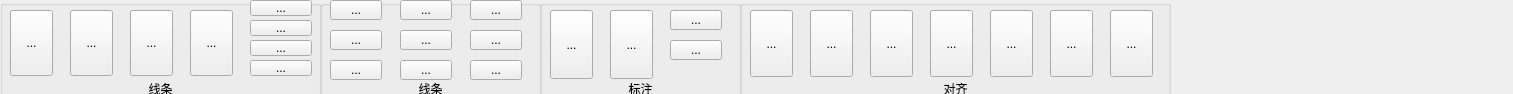
<?xml version="1.0" encoding="UTF-8"?>
<ui version="4.0">
 <class>Tab1</class>
 <widget class="QWidget" name="Tab1">
  <property name="geometry">
   <rect>
    <x>0</x>
    <y>0</y>
    <width>1513</width>
    <height>94</height>
   </rect>
  </property>
  <property name="windowTitle">
   <string>Form</string>
  </property>
  <widget class="QGroupBox" name="groupBox">
   <property name="geometry">
    <rect>
     <x>0</x>
     <y>0</y>
     <width>321</width>
     <height>131</height>
    </rect>
   </property>
   <property name="title">
    <string/>
   </property>
   <widget class="QToolButton" name="toolButton_8">
    <property name="geometry">
     <rect>
      <x>250</x>
      <y>60</y>
      <width>62</width>
      <height>16</height>
     </rect>
    </property>
    <property name="text">
     <string>...</string>
    </property>
   </widget>
   <widget class="QToolButton" name="toolButton_6">
    <property name="geometry">
     <rect>
      <x>250</x>
      <y>20</y>
      <width>62</width>
      <height>16</height>
     </rect>
    </property>
    <property name="text">
     <string>...</string>
    </property>
   </widget>
   <widget class="QToolButton" name="toolButton_2">
    <property name="geometry">
     <rect>
      <x>70</x>
      <y>10</y>
      <width>43</width>
      <height>66</height>
     </rect>
    </property>
    <property name="text">
     <string>...</string>
    </property>
   </widget>
   <widget class="QToolButton" name="toolButton_5">
    <property name="geometry">
     <rect>
      <x>250</x>
      <y>0</y>
      <width>62</width>
      <height>16</height>
     </rect>
    </property>
    <property name="text">
     <string>...</string>
    </property>
   </widget>
   <widget class="QToolButton" name="toolButton_7">
    <property name="geometry">
     <rect>
      <x>250</x>
      <y>40</y>
      <width>62</width>
      <height>16</height>
     </rect>
    </property>
    <property name="text">
     <string>...</string>
    </property>
   </widget>
   <widget class="QToolButton" name="toolButton_4">
    <property name="geometry">
     <rect>
      <x>190</x>
      <y>10</y>
      <width>43</width>
      <height>66</height>
     </rect>
    </property>
    <property name="text">
     <string>...</string>
    </property>
   </widget>
   <widget class="QToolButton" name="toolButton_3">
    <property name="geometry">
     <rect>
      <x>130</x>
      <y>10</y>
      <width>43</width>
      <height>66</height>
     </rect>
    </property>
    <property name="text">
     <string>...</string>
    </property>
   </widget>
   <widget class="QToolButton" name="toolButton">
    <property name="geometry">
     <rect>
      <x>10</x>
      <y>10</y>
      <width>43</width>
      <height>66</height>
     </rect>
    </property>
    <property name="text">
     <string>...</string>
    </property>
   </widget>
   <widget class="QLabel" name="label">
    <property name="geometry">
     <rect>
      <x>0</x>
      <y>80</y>
      <width>321</width>
      <height>25</height>
     </rect>
    </property>
    <property name="text">
     <string>线条</string>
    </property>
    <property name="alignment">
     <set>Qt::AlignHCenter|Qt::AlignTop</set>
    </property>
   </widget>
  </widget>
  <widget class="QGroupBox" name="groupBox_2">
   <property name="geometry">
    <rect>
     <x>320</x>
     <y>0</y>
     <width>221</width>
     <height>131</height>
    </rect>
   </property>
   <property name="title">
    <string/>
   </property>
   <widget class="QToolButton" name="toolButton_10">
    <property name="geometry">
     <rect>
      <x>10</x>
      <y>30</y>
      <width>52</width>
      <height>20</height>
     </rect>
    </property>
    <property name="text">
     <string>...</string>
    </property>
   </widget>
   <widget class="QToolButton" name="toolButton_12">
    <property name="geometry">
     <rect>
      <x>10</x>
      <y>0</y>
      <width>52</width>
      <height>20</height>
     </rect>
    </property>
    <property name="text">
     <string>...</string>
    </property>
   </widget>
   <widget class="QToolButton" name="toolButton_13">
    <property name="geometry">
     <rect>
      <x>10</x>
      <y>60</y>
      <width>52</width>
      <height>20</height>
     </rect>
    </property>
    <property name="text">
     <string>...</string>
    </property>
   </widget>
   <widget class="QLabel" name="label_2">
    <property name="geometry">
     <rect>
      <x>0</x>
      <y>80</y>
      <width>221</width>
      <height>25</height>
     </rect>
    </property>
    <property name="text">
     <string>线条</string>
    </property>
    <property name="alignment">
     <set>Qt::AlignHCenter|Qt::AlignTop</set>
    </property>
   </widget>
   <widget class="QToolButton" name="toolButton_14">
    <property name="geometry">
     <rect>
      <x>150</x>
      <y>0</y>
      <width>52</width>
      <height>20</height>
     </rect>
    </property>
    <property name="text">
     <string>...</string>
    </property>
   </widget>
   <widget class="QToolButton" name="toolButton_15">
    <property name="geometry">
     <rect>
      <x>150</x>
      <y>60</y>
      <width>52</width>
      <height>20</height>
     </rect>
    </property>
    <property name="text">
     <string>...</string>
    </property>
   </widget>
   <widget class="QToolButton" name="toolButton_16">
    <property name="geometry">
     <rect>
      <x>150</x>
      <y>30</y>
      <width>52</width>
      <height>20</height>
     </rect>
    </property>
    <property name="text">
     <string>...</string>
    </property>
   </widget>
   <widget class="QToolButton" name="toolButton_17">
    <property name="geometry">
     <rect>
      <x>80</x>
      <y>0</y>
      <width>52</width>
      <height>20</height>
     </rect>
    </property>
    <property name="text">
     <string>...</string>
    </property>
   </widget>
   <widget class="QToolButton" name="toolButton_18">
    <property name="geometry">
     <rect>
      <x>80</x>
      <y>30</y>
      <width>52</width>
      <height>20</height>
     </rect>
    </property>
    <property name="text">
     <string>...</string>
    </property>
   </widget>
   <widget class="QToolButton" name="toolButton_20">
    <property name="geometry">
     <rect>
      <x>80</x>
      <y>60</y>
      <width>52</width>
      <height>20</height>
     </rect>
    </property>
    <property name="text">
     <string>...</string>
    </property>
   </widget>
  </widget>
  <widget class="QGroupBox" name="groupBox_3">
   <property name="geometry">
    <rect>
     <x>540</x>
     <y>0</y>
     <width>201</width>
     <height>131</height>
    </rect>
   </property>
   <property name="title">
    <string/>
   </property>
   <widget class="QLabel" name="label_3">
    <property name="geometry">
     <rect>
      <x>0</x>
      <y>80</y>
      <width>201</width>
      <height>25</height>
     </rect>
    </property>
    <property name="text">
     <string>标注</string>
    </property>
    <property name="alignment">
     <set>Qt::AlignHCenter|Qt::AlignTop</set>
    </property>
   </widget>
   <widget class="QToolButton" name="toolButton_9">
    <property name="geometry">
     <rect>
      <x>10</x>
      <y>10</y>
      <width>43</width>
      <height>69</height>
     </rect>
    </property>
    <property name="text">
     <string>...</string>
    </property>
   </widget>
   <widget class="QToolButton" name="toolButton_11">
    <property name="geometry">
     <rect>
      <x>70</x>
      <y>10</y>
      <width>43</width>
      <height>69</height>
     </rect>
    </property>
    <property name="text">
     <string>...</string>
    </property>
   </widget>
   <widget class="QToolButton" name="toolButton_19">
    <property name="geometry">
     <rect>
      <x>130</x>
      <y>10</y>
      <width>52</width>
      <height>20</height>
     </rect>
    </property>
    <property name="text">
     <string>...</string>
    </property>
   </widget>
   <widget class="QToolButton" name="toolButton_21">
    <property name="geometry">
     <rect>
      <x>130</x>
      <y>40</y>
      <width>52</width>
      <height>20</height>
     </rect>
    </property>
    <property name="text">
     <string>...</string>
    </property>
   </widget>
  </widget>
  <widget class="QGroupBox" name="groupBox_4">
   <property name="geometry">
    <rect>
     <x>740</x>
     <y>0</y>
     <width>431</width>
     <height>131</height>
    </rect>
   </property>
   <property name="title">
    <string/>
   </property>
   <widget class="QLabel" name="label_4">
    <property name="geometry">
     <rect>
      <x>0</x>
      <y>80</y>
      <width>431</width>
      <height>25</height>
     </rect>
    </property>
    <property name="text">
     <string>对齐</string>
    </property>
    <property name="alignment">
     <set>Qt::AlignHCenter|Qt::AlignTop</set>
    </property>
   </widget>
   <widget class="QToolButton" name="toolButton_22">
    <property name="geometry">
     <rect>
      <x>10</x>
      <y>10</y>
      <width>43</width>
      <height>67</height>
     </rect>
    </property>
    <property name="text">
     <string>...</string>
    </property>
   </widget>
   <widget class="QToolButton" name="toolButton_23">
    <property name="geometry">
     <rect>
      <x>70</x>
      <y>10</y>
      <width>43</width>
      <height>67</height>
     </rect>
    </property>
    <property name="text">
     <string>...</string>
    </property>
   </widget>
   <widget class="QToolButton" name="toolButton_24">
    <property name="geometry">
     <rect>
      <x>130</x>
      <y>10</y>
      <width>43</width>
      <height>67</height>
     </rect>
    </property>
    <property name="text">
     <string>...</string>
    </property>
   </widget>
   <widget class="QToolButton" name="toolButton_25">
    <property name="geometry">
     <rect>
      <x>190</x>
      <y>10</y>
      <width>43</width>
      <height>67</height>
     </rect>
    </property>
    <property name="text">
     <string>...</string>
    </property>
   </widget>
   <widget class="QToolButton" name="toolButton_26">
    <property name="geometry">
     <rect>
      <x>310</x>
      <y>10</y>
      <width>43</width>
      <height>67</height>
     </rect>
    </property>
    <property name="text">
     <string>...</string>
    </property>
   </widget>
   <widget class="QToolButton" name="toolButton_27">
    <property name="geometry">
     <rect>
      <x>250</x>
      <y>10</y>
      <width>43</width>
      <height>67</height>
     </rect>
    </property>
    <property name="text">
     <string>...</string>
    </property>
   </widget>
   <widget class="QToolButton" name="toolButton_28">
    <property name="geometry">
     <rect>
      <x>370</x>
      <y>10</y>
      <width>43</width>
      <height>67</height>
     </rect>
    </property>
    <property name="text">
     <string>...</string>
    </property>
   </widget>
  </widget>
 </widget>
 <resources/>
 <connections/>
</ui>
